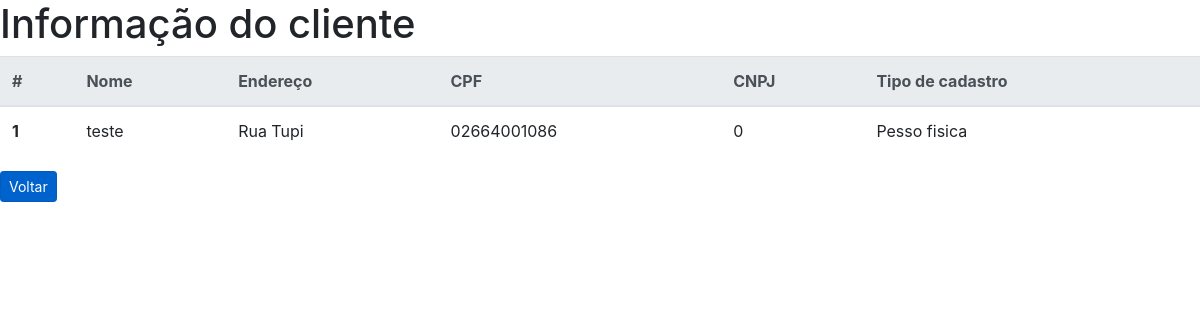
The page /detalhe.php?id=1 on the database its author committed.
### tables this page shows
CREATE TABLE `cliente` (
  `id` int(11) NOT NULL,
  `nome` varchar(30) NOT NULL,
  `endereco` varchar(30) NOT NULL,
  `cpf` varchar(30) NOT NULL,
  `cnpj` varchar(30) NOT NULL,
  `pessoa` varchar(40) NOT NULL
);

### usuario.php (called while the page is built, shortened)
<?php
class Usuario{
    private $id;
    private $nome;
    private $endereco;
    private $cpf;
    private $cnpj;
    private $pessoa;
    private $pdo;
    public function __construct($i = null) {
        try {
            $this->pdo = new PDO("mysql:dbname=cliente;host=localhost", "root", "");
        } catch(PDOException $e) {
            echo "FALHOU: ".$e->getMessage();
        }
        if(!is_null($i)) {
            $sql = "SELECT * FROM cliente WHERE id = ?";
            $sql = $this->pdo->prepare($sql);
            $sql->execute(array($i));
            if($sql->rowCount() > 0) {
                $data = $sql->fetch();
                $this->id = $data['id'];
                $this->nome = $data['nome'];
                $this->endereco = $data['endereco'];
                $this->cpf = $data['cpf'];
                $this->cnpj = $data['cnpj'];
                $this->pessoa = $data['pessoa'];
            }
        }
    }
    public function getId(){
        return $this->id;
    }
    public function getNome(){
        return $this->nome;
    }
    public function getEndereco(){
        return $this->endereco;
    }
    public function getCpf(){
        return $this->cpf;
    }
    public function getCnpj(){
        return $this->cnpj;
    }
    public function getPessoa(){
        return $this->pessoa;
    }
}

### detalhe.php (the view, shortened to what this page needs)
<?php
require 'usuario.php';
	if(isset($_GET['id'])){
        $id = (int)$_GET['id'];
        $usuario = new usuario($id);
    }else{
        echo 'Você precisa passar o parametro ID.';
        die();
    }
 ?>
<!DOCTYPE html>
<html xmlns="http://www.w3.org/1999/xhtml">
<head>
</head>
<link rel="stylesheet" href="https://stackpath.bootstrapcdn.com/bootstrap/4.1.3/css/bootstrap.min.css"
>
<body>
<h1>Informação do cliente</h1>
<table class="table">
    <thead class="thead-light">
    <tr>
        <th scope="col">#</th>
        <th scope="col">Nome</th>
        <th scope="col">Endereço</th>
        <th scope="col">CPF</th>
        <th scope="col">CNPJ</th>
        <th scope="col">Tipo de cadastro</th>
    </tr>
    </thead>
    <tbody>
        <tr>
            <th scope="row"><?php echo $usuario->getId(); ?></th>
            <td><?php echo $usuario->getNome(); ?></td>
            <td><?php echo $usuario->getEndereco(); ?></td>
            <td><?php echo $usuario->getCpf(); ?></td>
            <td><?php echo $usuario->getCnpj(); ?></td>
            <td><?php echo $usuario->getPessoa(); ?></td>
        </tr>
    </tbody>
</table>
<a href="index.php" class="btn btn-primary btn-sm active" role="button" aria-pressed="true">Voltar</a>
</body>
</html>

### rows shown on the page
cliente: id "1", nome "teste", endereco "Rua Tupi", cpf "02664001086", cnpj "0", pessoa "Pesso fisica"
